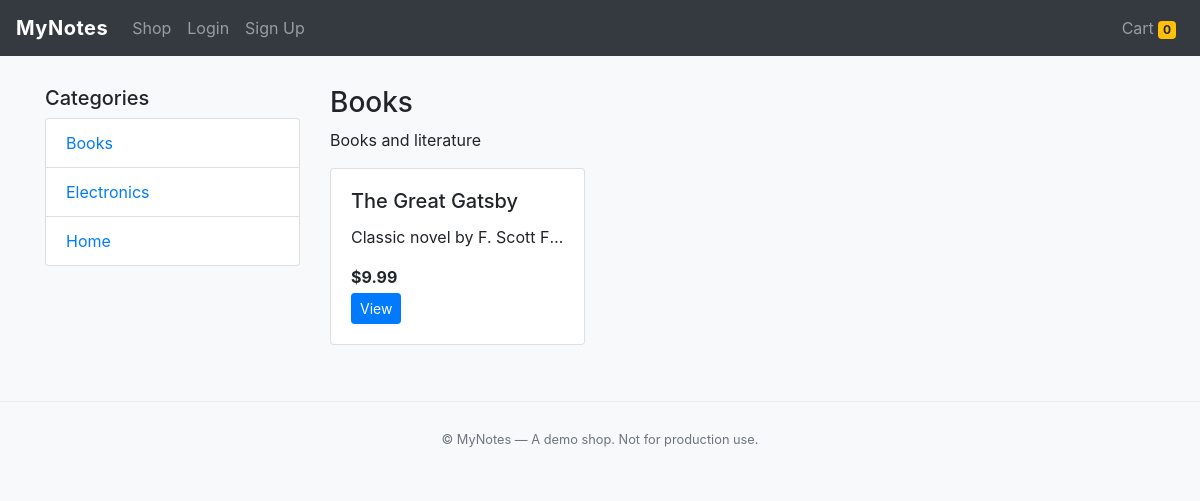
Page /category/1 on the committed database.
### Website/models.py (models this page shows)
class Category(db.Model):
    id = db.Column(db.Integer, primary_key=True)
    name = db.Column(db.String(150), unique=True, nullable=False)
    description = db.Column(db.String(500))
    products = db.relationship('Product', backref='category', lazy=True)

class Product(db.Model):
    id = db.Column(db.Integer, primary_key=True)
    name = db.Column(db.String(200), nullable=False)
    description = db.Column(db.String(2000))
    price = db.Column(db.Float, nullable=False, default=0.0)
    image = db.Column(db.String(300))
    category_id = db.Column(db.Integer, db.ForeignKey('category.id'))

### Website/views.py (the view)
@views.route('/category/<int:category_id>')
def category_page(category_id):
    category = Category.query.get_or_404(category_id)
    products = Product.query.filter_by(category_id=category.id).all()
    categories = Category.query.order_by(Category.name).all()
    return render_template('category.html', category=category, products=products, categories=categories)

### Website/Templates/category.html (shortened to what this page needs)
{% extends "base.html" %}
{% block content %}
<div class="row">
  <div class="col-md-3">
    <h5>Categories</h5>
    <ul class="list-group">
      {% for cat in categories %}
      <li class="list-group-item"><a href="{{ url_for('views.category_page', category_id=cat.id) }}">{{ cat.name }}</a></li>
      {% endfor %}
    </ul>
  </div>
  <div class="col-md-9">
    <h3>{{ category.name }}</h3>
    <p>{{ category.description }}</p>
    <div class="row">
      {% for p in products %}
      <div class="col-md-4 mb-3">
        <div class="card h-100">
          <div class="card-body d-flex flex-column">
            <h5 class="card-title">{{ p.name }}</h5>
            <p class="card-text text-truncate">{{ p.description }}</p>
            <div class="mt-auto">
              <p class="mb-1"><strong>${{ '%.2f'|format(p.price) }}</strong></p>
              <a href="{{ url_for('views.product_page', product_id=p.id) }}" class="btn btn-sm btn-primary">View</a>
            </div>
          </div>
        </div>
      </div>
      {% endfor %}
    </div>
  </div>
</div>
{% endblock %}

### Website/static/style.css (style rules this page uses)
body { background: #f8f9fa; }
.text-truncate { max-width: 100%; }

### Website/Templates/base.html (style rules this page uses)
body { padding-top: 70px; }

### rows in the picture
Category: name "Books", description "Books and literature"
Category: name "Electronics"
Category: name "Home"
Product: name "The Great Gatsby", description "Classic novel by F. Scott F…", price "9.99"

### other values in the picture
{{ cart_count or 0 }} "0"
